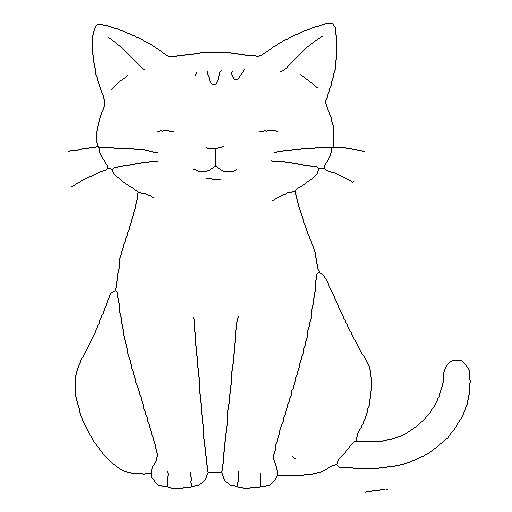
#> input picture final/skeleton/input_image_fake2.png, 512 x 512 px, found by its file name
$ python stroke_arm3.py
#> lines starting #> are read from the running program, lines starting #| are printed output that depends on the picture; after the words box and inside, x2 and y2 are one past the last pixel; in counts of white or black regions, pixels touching at a corner belong together
import cv2
import numpy as np

# Read the already skeletonized image
image_path = r"D:\CIARA\results\pretrained\test_200\examples\temp_output\input_image_fake2.png"
img = cv2.imread(image_path)
#> img is the input picture: shape (512, 512, 3); 98.8% white; black in thin lines or dots, all inside (x1, y1, x2, y2) = (68, 23, 471, 493)
gray = cv2.cvtColor(img, cv2.COLOR_BGR2GRAY)

# Ensure image is binary (pure black & white)
_, binary = cv2.threshold(gray, 127, 255, cv2.THRESH_BINARY)

# Invert if needed (if background is white)
if np.sum(binary == 255) > np.sum(binary == 0):
    binary = cv2.bitwise_not(binary)

# Apply Morphological Closing to Fill Small Gaps in Lines
kernel = np.ones((3, 3), np.uint8)
binary = cv2.morphologyEx(binary, cv2.MORPH_CLOSE, kernel)

# Extract contours using RETR_TREE for inner and outer contour hierarchy
contours, hierarchy = cv2.findContours(binary, cv2.RETR_TREE, cv2.CHAIN_APPROX_SIMPLE)
#> contours = 18 contours, 13 with area under 20; largest, box (x1, y1, x2, y2) and area: (68, 23, 471, 489) 106110, (92, 23, 337, 489) 81784, (273, 273, 372, 476) 11333, (75, 291, 158, 474) 8248, (337, 360, 471, 469) 4708

# Create blank canvases
reconstructed = np.ones_like(img) * 255
waypoint_image = np.ones_like(img) * 255

# Define HSV color transition settings
num_strokes = 30  # Estimated total strokes
hue_shift_per_stroke = 120 // num_strokes  # Fast transition from Red → Blue
hue_value = 0  # Start with Red (HSV = 0)

waypoints = []  # Store waypoint coordinates

first_stroke = True
last_point = None  # Track last point for final red dot

for contour in contours:
    if len(contour) < 2:
        continue  # Skip small contours

    # Approximate contour to reduce noise and simplify path
    contour = cv2.approxPolyDP(contour, epsilon=1, closed=False)

    # Compute mean distance between consecutive points
    distances = [
        np.linalg.norm(contour[i][0] - contour[i + 1][0])
        for i in range(len(contour) - 1)
    ]
    mean_dist = np.mean(distances) if distances else 0
    gap_threshold = mean_dist * 4  # Threshold for new stroke

    # Convert HSV to BGR
    hsv_color = np.array([hue_value, 255, 255])
    color = cv2.cvtColor(np.uint8([[hsv_color]]), cv2.COLOR_HSV2BGR)[0][0].tolist()

    prev_x, prev_y = contour[0][0]

    if first_stroke:
        # Mark the start of the FIRST stroke with a black dot
        cv2.circle(reconstructed, (prev_x, prev_y), 3, (0, 0, 0), -1)
        waypoints.append((prev_x, prev_y))  # Store first waypoint
        first_stroke = False

    for i in range(1, len(contour)):
        x, y = contour[i][0]
        dist = np.linalg.norm([x - prev_x, y - prev_y])

        # If distance exceeds threshold, start a new stroke
        if dist > gap_threshold:
            hue_value = min(hue_value + hue_shift_per_stroke, 120)  # Increase hue towards blue
            hsv_color = np.array([hue_value, 255, 255])
            color = cv2.cvtColor(np.uint8([[hsv_color]]), cv2.COLOR_HSV2BGR)[0][0].tolist()

        # Draw line segment
        cv2.line(reconstructed, (prev_x, prev_y), (x, y), color, 1)

        # Mark waypoints along the stroke path
        cv2.circle(waypoint_image, (x, y), 1, (0, 0, 255), -1)
        waypoints.append((x, y))  # Store waypoints

        prev_x, prev_y = x, y  # Update previous point
        last_point = (x, y)  # Track last point for final red dot
#> this loop made 18 passes
#> (contour, distances, mean_dist, gap_threshold) on pass 1: ([[380, 489], [365, 492], [372, 490], [387, 489]], [15.3, 7.28, 15.03], 12.54, 50.15)
#> (contour, distances, mean_dist, gap_threshold) on passes 6, 8, 10, 11, 12: ([[292, 456], [294, 458]], [2.83], 2.83, 11.31), ([[206, 178], [220, 179], [211, 178]], [14.04, 9.06], 11.55, 46.18), ([[264, 130], [259, 131], [277, 131], [275, 130]], [5.1, 18, 2.24], 8.45, 33.78), ([[160, 130], [157, 131], [173, 131], [168, 130]], [3.16, 16, 5.1], 8.09, 32.35), ([[127, 75], [111, 89], [120, 80], [124, 78]], [21.26, 12.73, 4.47], 12.82, 51.28)
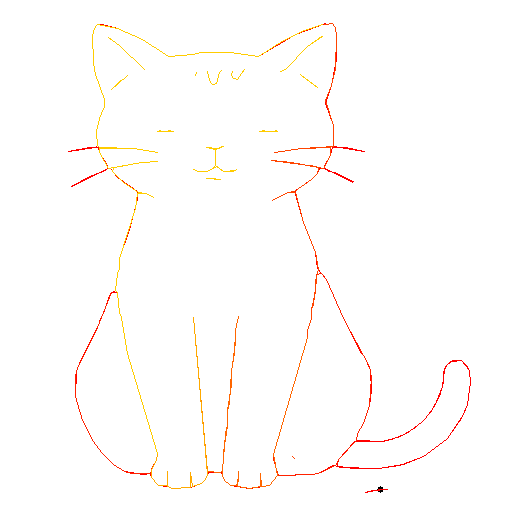
#> reconstructed: shape (512, 512, 3); mean of channels 0, 1, 2 251.3, 252.7, 255; drawn as B, G, R
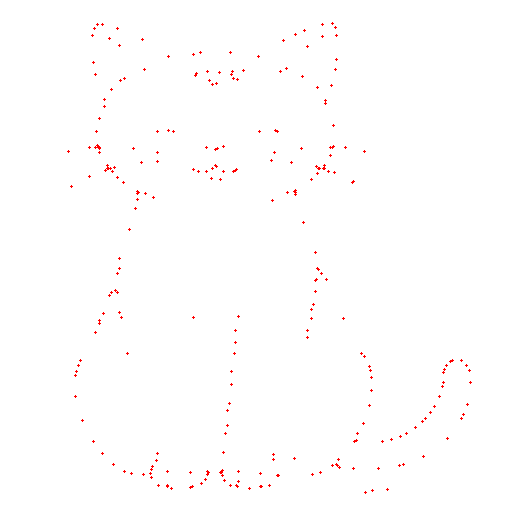
#> waypoint_image: shape (512, 512, 3); mean of channels 0, 1, 2 253.7, 253.7, 255; drawn as B, G, R
#> after the loop, first_stroke = False; waypoints = 387 pairs, first value 68 to 470, second value 23 to 492

# Handle Remaining Gaps: Connect nearby contours based on proximity
for i, contour in enumerate(contours):
    for j, contour2 in enumerate(contours):
        if i != j:
            x1, y1 = contour[-1][0]
            x2, y2 = contour2[0][0]
            distance = np.linalg.norm([x2 - x1, y2 - y1])
            if distance < 20:  # Threshold for connecting contours
                cv2.line(reconstructed, (x1, y1), (x2, y2), (0, 255, 0), 1)
                waypoints.append((x1, y1))
                waypoints.append((x2, y2))
#> this loop made 18 passes
#> contour on pass 6: [[292, 456], [294, 458], [295, 458], [294, 458]]
#> reconstructed: shape (512, 512, 3); 0.02% of pixels changed, all inside (x1, y1, x2, y2) = (321, 23, 333, 37)
#> after the loop, waypoints = 399 pairs, first value 68 to 470, second value 23 to 492

# Mark the END of the LAST stroke with a red dot
if last_point:
    cv2.circle(reconstructed, last_point, 3, (0, 0, 255), -1)
#> reconstructed: shape (512, 512, 3); mean of channels 0, 1, 2 251.2, 252.7, 254.9
    waypoints.append(last_point)  # Store last waypoint

# Normalize and Resize Waypoints to 18cm x 18cm
waypoints = np.array(waypoints, dtype=np.float32)
#> waypoints = 400 pairs, first value 68 to 470, second value 23 to 492
min_x, min_y = waypoints.min(axis=0)
#> min_x = 68; min_y = 23
max_x, max_y = waypoints.max(axis=0)
#> max_x = 470; max_y = 492

scale_x = 0.15 / (max_x - min_x)  # Scaling factor to fit in 18cm
#> scale_x = 0.000373
scale_y = 0.15 / (max_y - min_y)
#> scale_y = 0.00032

waypoints[:, 0] = (waypoints[:, 0] - min_x) * scale_x
waypoints[:, 1] = (waypoints[:, 1] - min_y) * scale_y

# Apply X-offset of -0.08 and Y-offset of 0.13
waypoints[:, 0] += -0.08  # Shift X-coordinates left
waypoints[:, 1] += 0.14   # Shift Y-coordinates up

# Add fixed values for Z, Roll, Pitch, and Yaw
z_value = 0.06
roll, pitch, yaw = 0, 0, -45

waypoints_extended = np.column_stack((waypoints, np.full((waypoints.shape[0], 1), z_value),
                                      np.full((waypoints.shape[0], 1), roll),
                                      np.full((waypoints.shape[0], 1), pitch),
                                      np.full((waypoints.shape[0], 1), yaw)))
#> waypoints_extended = 400 rows, first 6: [0.0364, 0.289, 0.06, 0, 0, -45], [0.0308, 0.29, 0.06, 0, 0, -45], [0.0334, 0.289, 0.06, 0, 0, -45], [0.039, 0.289, 0.06, 0, 0, -45], [0.0047, 0.144, 0.06, 0, 0, -45], [-0.0091, 0.151, 0.06, 0, 0, -45]

# Save waypoints as CSV at "D:\ras_sh\stroke"
csv_path = r"D:\CIARA\1csv_transfer\CSV\vs_code\waypoints.csv"
np.savetxt(csv_path, waypoints_extended, delimiter=",", comments="", fmt="%.6f")

# Show images
cv2.imshow('Waypoints Detected', waypoint_image)
cv2.imshow('Reconstructed Drawing', reconstructed)

# Save results
cv2.imwrite(r"D:\CIARA\1csv_transfer\CSV\vs_code\waypoints_detected.jpg", waypoint_image)
cv2.imwrite(r"D:\CIARA\1csv_transfer\CSV\vs_code\reconstructed_drawing.jpg", reconstructed)

cv2.waitKey(0)
cv2.destroyAllWindows()

print(f"Waypoints saved to {csv_path}")
